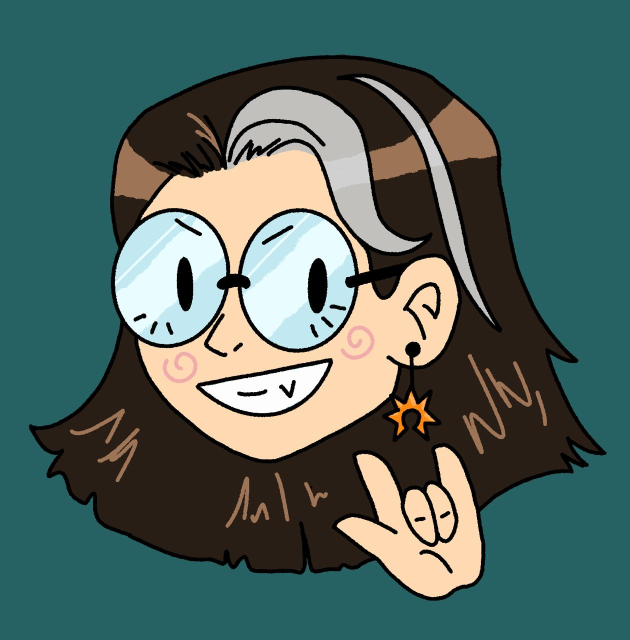
#> input picture _referencias/desenhos/WhatsApp Image 2026-11-12 at 17.43.23.jpeg, 1260 x 1280 px, given in place of f1.png, which was not available (shown at 1/2 size)
$ python extrair-referencia.py '../../_referencias/desenhos/WhatsApp Image 2026-11-12 at 17.43.23.jpeg'
#> lines starting #> are read from the running program, lines starting #| are printed output that depends on the picture; after the words box and inside, x2 and y2 are one past the last pixel; in counts of white or black regions, pixels touching at a corner belong together
#!/usr/bin/env python3
"""Extrai dos desenhos de referência (_referencias/desenhos) as peças que o site usa, em vetor.

Nada é redesenhado: cada peça sai dos próprios pixels do desenho (PIL separa pele, laranja e traço
preto; o potrace vetoriza). O vídeo "Chapa ✌" tem três desenhos diferentes do mesmo adesivo (quem
desenhou refez a estrela, as letras e a mão a cada quadro), e os três são guardados: alternar entre
eles no site é a animação quadro a quadro original.

Uso:  python3 scripts/desenhos/extrair-referencia.py <pasta-com-quadros> [--debug]
      (quadros: ffmpeg -i "<vídeo>" -vf fps=8 <pasta>/f%d.png ; a imagem da mão do rock é lida de
      _referencias/desenhos direto)
Precisa de: Pillow e potrace instalados. Saída: src/data/desenhosReferencia.json
"""
import json, re, subprocess, sys, tempfile, os
from PIL import Image, ImageChops, ImageDraw, ImageFilter

PASTA = sys.argv[1]
DEBUG = '--debug' in sys.argv
RAIZ = os.path.dirname(os.path.dirname(os.path.dirname(os.path.abspath(__file__))))
PELE = (253, 217, 181)
QUADROS = ['f1.png', 'f4.png', 'f6.png']          # os três desenhos distintos do vídeo
CAIXA_ADESIVO = (0, 660, 1406, 1828)               # a estrela inteira, no quadro de 1406×1828
CAIXA_MAO_V = (960, 1120, 1340, 1640)
# Na mão do V (quadro 1): onde o traço de baixo do polegar termina, e o contorno esquerdo da mão.
BARREIRA_POLEGAR = ((131, 303), (62, 318))
SEMENTE_POLEGAR = (110, 268)

def perto(img, rgb, tol):
    r, g, b = img.split()
    c = lambda canal, v: canal.point(lambda p: 255 if abs(p - v) <= tol else 0)
    return ImageChops.multiply(ImageChops.multiply(c(r, rgb[0]), c(g, rgb[1])), c(b, rgb[2]))

def escuro(img, lim): return img.convert('L').point(lambda p: 255 if p < lim else 0)
def dil(m, k): return m.filter(ImageFilter.MaxFilter(k))
def ero(m, k): return m.filter(ImageFilter.MinFilter(k))
def e(a, b): return ImageChops.multiply(a, b)
def ou(a, b): return ImageChops.lighter(a, b)
def nao(a): return ImageChops.invert(a)

def componente(mask, semente):
    m = mask.copy().convert('L'); ImageDraw.floodfill(m, semente, 128)
    return m.point(lambda p: 255 if p == 128 else 0)

def laranja(img):
    r, g, b = img.split()
    return e(e(r.point(lambda p: 255 if p > 200 else 0), g.point(lambda p: 255 if 90 < p < 175 else 0)), b.point(lambda p: 255 if p < 95 else 0))

def vetor(mask, turd=6):
    with tempfile.TemporaryDirectory() as d:
        bmp, svg = os.path.join(d, 'm.bmp'), os.path.join(d, 'm.svg')
        mask.point(lambda p: 0 if p else 255).convert('1').save(bmp)
        subprocess.run(['potrace', '-s', '-t', str(turd), '-a', '1.1', '-O', '1', '-u', '1', bmp, '-o', svg], check=True)
        return ' '.join(p.replace('\n', ' ') for p in re.findall(r'<path d="([^"]+)"', open(svg).read()))

def une(caixas):
    caixas = [c for c in caixas if c]
    return [min(c[0] for c in caixas), min(c[1] for c in caixas), max(c[2] for c in caixas), max(c[3] for c in caixas)]

def mao(img, semente, lim):
    """Pele (região que cresce a partir da semente, pulando o traço) e traço preto de uma mão."""
    pele_toda = perto(img, PELE, 34)
    assert pele_toda.getpixel(semente) == 255, img.getpixel(semente)
    reg = componente(pele_toda, semente)
    for _ in range(6):
        reg = e(pele_toda, dil(reg, 27))
    traco = e(escuro(img, lim), dil(reg, 15))
    return reg, ou(dil(reg, 7), traco), traco

saida = {'_comentario': 'Gerado por scripts/desenhos/extrair-referencia.py a partir de _referencias/desenhos. Caminhos do potrace: aplicar translate(0,h) scale(1,-1). Não editar à mão.'}

# ---- O adesivo "Chapa ✌" do vídeo, nos três desenhos ----
adesivo = {'w': CAIXA_ADESIVO[2] - CAIXA_ADESIVO[0], 'h': CAIXA_ADESIVO[3] - CAIXA_ADESIVO[1], 'quadros': []}
maoV = {'w': CAIXA_MAO_V[2] - CAIXA_MAO_V[0], 'h': CAIXA_MAO_V[3] - CAIXA_MAO_V[1],
        'x': CAIXA_MAO_V[0] - CAIXA_ADESIVO[0], 'y': CAIXA_MAO_V[1] - CAIXA_ADESIVO[1], 'quadros': []}
caixas_v, caixas_a = [], []
for nome in QUADROS:
    inteiro = Image.open(os.path.join(PASTA, nome)).convert('RGB')
#> inteiro is the input picture: PIL image 1260x1280 RGB; mean R, G, B 80.3, 103, 96.6
    # mão do V
    v = inteiro.crop(CAIXA_MAO_V)
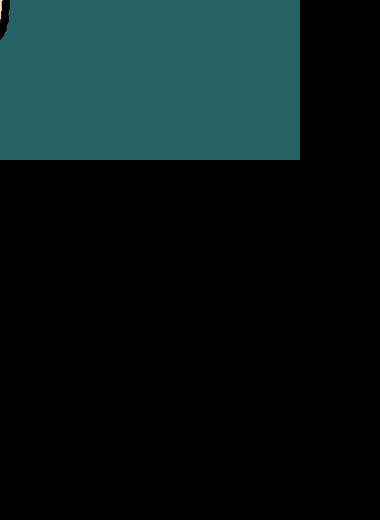
#> v: PIL image 380x520 RGB; mean R, G, B 9.2, 23.7, 23.9
    pele = perto(v, PELE, 34)
#> in perto, `r, g, b = img.split()`:
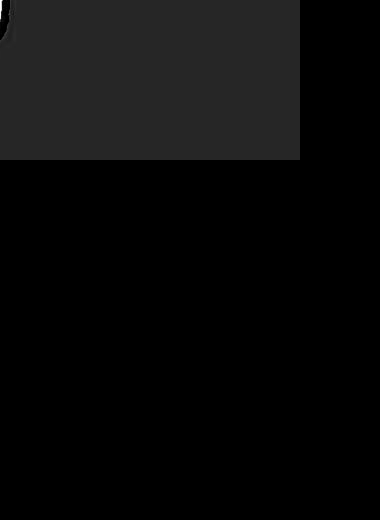
#> r: PIL image 380x520 L; min 0, max 255, mean 9.2
#> in perto, `r, g, b = img.split()`:
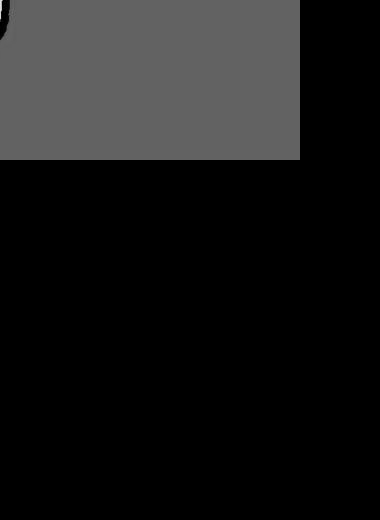
#> g: PIL image 380x520 L; min 0, max 233, mean 23.7
#> in perto, `return ImageChops.multiply(ImageChops.multiply(c(r, rgb[0]), c(g, rgb[..`:
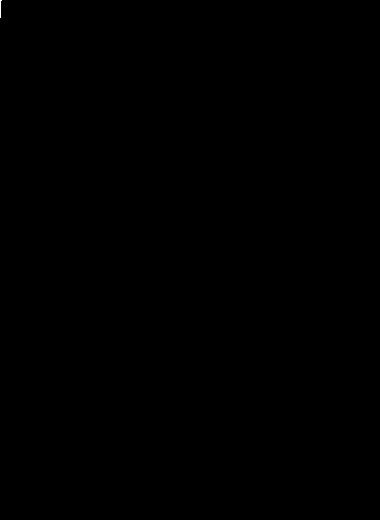
#> returned value: PIL image 380x520 L; 0.01% white in thin lines or dots, all inside (x1, y1, x2, y2) = (0, 0, 2, 18)
#> (the run stopped early here; a loop or call above may not have finished)
